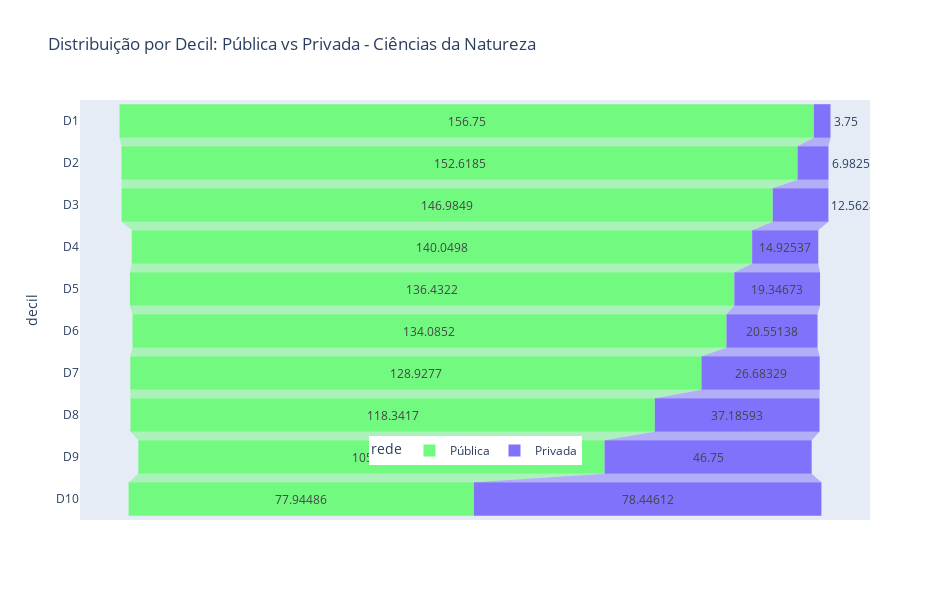

Notebook code for this chart:
### Code cell
analise_funil = px.funnel(
    df_real,
    x='percentual',
    y='decil',
    color='rede',
    title='Distribuição por Decil: Pública vs Privada - Ciências da Natureza',
    width=950,
    height=600,
    color_discrete_map={'Pública': '#72fa80', 'Privada' : '#8072fa'} 
)

analise_funil.update_xaxes(tickformat='.0f')

analise_funil.update_layout(
    legend=dict(
        orientation='h',
        yanchor='top',
        y=0.2,
        xanchor='center',
        x=0.5
    )
)

analise_funil

### Figure 1 — Plotly figure (JSON) as saved in the notebook; plotly's stock layout.template omitted (floating-point values rounded to 4 significant figures)
{"data": [{"hovertemplate": "rede=Pública<br>percentual=%{x}<br>decil=%{y}<extra></extra>", "legendgroup": "Pública", "marker": {"color": "#72fa80"}, "name": "Pública", "orientation": "h", "showlegend": true, "type": "funnel", "x": [156.8, 152.6, 147.0, 140.0, 136.4, 134.1, 128.9, 118.3, 105.2, 77.94], "xaxis": "x", "y": ["D1", "D2", "D3", "D4", "D5", "D6", "D7", "D8", "D9", "D10"], "yaxis": "y"}, {"hovertemplate": "rede=Privada<br>percentual=%{x}<br>decil=%{y}<extra></extra>", "legendgroup": "Privada", "marker": {"color": "#8072fa"}, "name": "Privada", "orientation": "h", "showlegend": true, "type": "funnel", "x": [3.75, 6.983, 12.56, 14.93, 19.35, 20.55, 26.68, 37.19, 46.75, 78.45], "xaxis": "x", "y": ["D1", "D2", "D3", "D4", "D5", "D6", "D7", "D8", "D9", "D10"], "yaxis": "y"}], "layout": {"height": 600, "legend": {"orientation": "h", "title": {"text": "rede"}, "tracegroupgap": 0, "x": 0.5, "xanchor": "center", "y": 0.2, "yanchor": "top"}, "title": {"text": "Distribuição por Decil: Pública vs Privada - Ciências da Natureza"}, "width": 950, "xaxis": {"anchor": "y", "domain": [0, 1], "tickformat": ".0f", "title": {"text": "percentual"}}, "yaxis": {"anchor": "x", "domain": [0, 1], "title": {"text": "decil"}}}}
